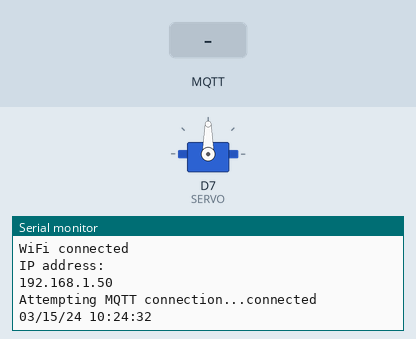
This sketch was run on a simulated Arduino MKR. Shown: servo, the last lines printed to the serial monitor. The test bench sets the inputs (shaded band). WiFi joins after 1.5 s; servers stay silent unless stated; network time is answered at once with the bench clock; the local clock reads 2024-03-15 10:24:30 at power-on unless the sketch sets it; no MQTT or app messages arrive unless stated.

Above: at 2.7 s.
2.8 s: MQTT message "1" arrives on the first subscribed topic
At 3.85 s:
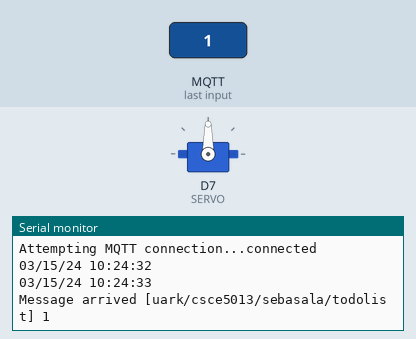
5.0 s: MQTT message "on" arrives on the first subscribed topic
At 6.0 s:
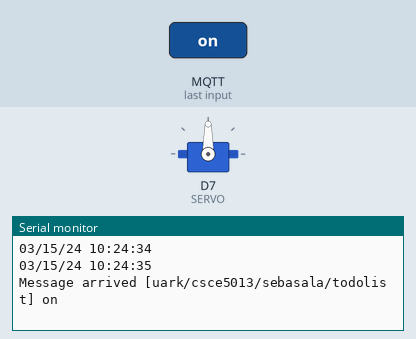
7.0 s: MQTT message "off" arrives on the first subscribed topic
At 7.85 s:
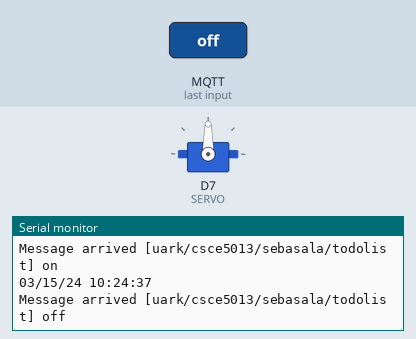
Timing chart, 0 to 10.0 s (numbered marks = the images above; inputs shaded):
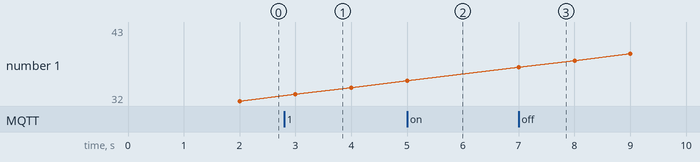

The sketch:

arduinoSketch.ino
```cpp
/*
  Basic WiFi MQTT example

  This sketch demonstrates the capabilities of the pubsub library in combination
  with the WiFi101 library.

  It connects to an MQTT server then:
  - publishes "hello world" to the topic "outTopic" every two seconds
  - subscribes to the topic "inTopic", printing out any messages
    it receives. NB - it assumes the received payloads are strings not binary
  - If the first character of the topic "inTopic" is an 1, switch ON the ESP Led,
    else switch it off

  It will reconnect to the server if the connection is lost using a blocking
  reconnect function. See the 'mqtt_reconnect_nonblocking' example for how to
  achieve the same result without blocking the main loop.


*/

#include <WiFi101.h>
#include <NTPClient.h>
#include <WiFiUdp.h>
#include <time.h>
#include <PubSubClient.h>
#include <Servo.h>
#include <LiquidCrystal.h>


#define LEAP_YEAR(Y)     ( (Y>0) && !(Y%4) && ( (Y%100) || !(Y%400) ) )

#define SERVO 7
#define USERNAME "sebasala"
#define TODOLIST_TOPIC "uark/csce5013/sebasala/todolist"


// Update these with values suitable for your network.
struct tm *info;
// char array and pointer to hold the string
// version of the date
char date_buf[80] = "";
char* date_buf_ptr = date_buf;


char ssid[] = "Suhail Basalama";
char password[] = "12345678";
int status = WL_IDLE_STATUS;
const char* mqtt_server = "thor.csce.uark.edu";

// Variables to save date and time
String formattedDate;
String dayStamp;
String timeStamp;

const int rs = 12, en = 11, d4 = 5, d5 = 4, d6 = 3, d7 = 2;
LiquidCrystal lcd(rs, en, d4, d5, d6, d7);
Servo servo;
//WIFI client
WiFiClient wifiClient;
// Define NTP Client to get time
WiFiUDP ntpUDP;
NTPClient timeClient(ntpUDP);
//MTTQ client
PubSubClient client(wifiClient);

typedef struct {
  char title[36];
  uint32_t due;
  uint16_t yellow;
  uint16_t red;
} toDoItem;

// Create a structure for your to-do list
// Contains:
// item_list -- length 5 array of to-do items
// list_length -- 8 bit unsigned integer
typedef struct {
  toDoItem item_list[5];
  uint8_t list_length;
} toDoList;


long lastMsg = 0;
char msg[50];
int value = 0;
long lastCheckConnected = -1000;

char lcd_message[] = "";

void setup() {
  Serial.begin(9600);
  while(!Serial);
  Serial.print("----Application Started----\n");
  servo.attach(SERVO);
    // set up the LCD's number of columns and rows:

  setup_wifi();
  client.setServer(mqtt_server, 1883);
  client.setCallback(callback);

  timeClient.begin();
  timeClient.setTimeOffset(-5*3600); //-5 hours GMT
}

void setup_wifi() {

  delay(10);
  // We start by connecting to a WiFi network
  Serial.println();
  Serial.print("Connecting to ");
  Serial.println(ssid);

  while (status != WL_CONNECTED) {
      status = WiFi.begin(ssid, password);
  }

  Serial.println("");
  Serial.println("WiFi connected");
  Serial.println("IP address: ");
  Serial.println(WiFi.localIP());
}

String getFormattedTime(unsigned long secs=0) {
  unsigned long rawTime = secs ? secs : timeClient.getEpochTime();
  unsigned long hours = (rawTime % 86400L) / 3600;
  String hoursStr = hours < 10 ? "0" + String(hours) : String(hours);

  unsigned long minutes = (rawTime % 3600) / 60;
  String minuteStr = minutes < 10 ? "0" + String(minutes) : String(minutes);

  unsigned long seconds = rawTime % 60;
  String secondStr = seconds < 10 ? "0" + String(seconds) : String(seconds);

  return hoursStr + ":" + minuteStr + ":" + secondStr;
}

String getFormattedDate(unsigned long secs=0) {
  unsigned long rawTime = (secs ? secs : timeClient.getEpochTime()) / 86400L;  // in days
  unsigned long days = 0, year = 1970;
  uint8_t month;
  static const uint8_t monthDays[]={31,28,31,30,31,30,31,31,30,31,30,31};

  while((days += (LEAP_YEAR(year) ? 366 : 365)) <= rawTime)
    year++;
  rawTime -= days - (LEAP_YEAR(year) ? 366 : 365); // now it is days in this year, starting at 0
  days=0;
  for (month=0; month<12; month++) {
    uint8_t monthLength;
    if (month==1) { // february
      monthLength = LEAP_YEAR(year) ? 29 : 28;
    } else {
      monthLength = monthDays[month];
    }
    if (rawTime < monthLength) break;
    rawTime -= monthLength;
  }

  String yearStr = String(year);
  char year19[5];
  strcpy(year19,yearStr.c_str());
  String monthStr = ++month < 10 ? "0" + String(month) : String(month); // jan is month 1
  String dayStr = ++rawTime < 10 ? "0" + String(rawTime) : String(rawTime); // day of month
  return monthStr + "/" + dayStr + "/" + &year19[2] + " " + getFormattedTime(secs ? secs : 0);
}

void callback(char* topic, byte* payload, unsigned int length) {
  Serial.print("Message arrived [");
  Serial.print(topic);
  Serial.print("] ");
  for (int i = 0; i < length; i++) {
    Serial.print((char)payload[i]);
  }
  Serial.println();

}

void reconnect() {
  // Loop until we're reconnected
  while (!client.connected()) {
    Serial.print("Attempting MQTT connection...");
    // Attempt to connect
    if (client.connect(USERNAME)) {
      Serial.println("connected");
      // Once connected, subscribe to input channel
      //client.subscribe(SUBSCRIBE_TOPIC);
      //client.publish(PUBLISH_TOPIC,USERNAME);
    } else {
      Serial.print("failed, rc=");
      Serial.print(client.state());
      Serial.println(" try again in 5 seconds");
      // Wait 5 seconds before retrying
      delay(5000);
    }
  }
}

void print_time(){
   //Convert time to a structure readable by time.h library
   time_t epoch = (time_t)timeClient.getEpochTime();
   //Populate the structure with the localtime
   info = localtime(&epoch);
   // Convert localtime to char buffer
   date_buf_ptr = asctime(info);
   // Print localtime
   Serial.println(date_buf_ptr);
}

void loop() {

   while(!timeClient.update()) {
    timeClient.forceUpdate();
  }

  if(millis() - lastCheckConnected >= 1000){
    if(!client.connected()) {
      reconnect();
      client.subscribe(TODOLIST_TOPIC);
    }
    client.loop();
    lastCheckConnected = millis();

  }

//  formattedDate = getFormattedDate();
   if(millis() %1000 == 1){
      Serial.println(getFormattedDate());
   }


}
```

Measured:
- after the input at 2.8 s, the serial monitor: prints a new line after 0.79 s (image 1)
- after the input at 5.0 s, the serial monitor: prints a new line after 0.59 s (image 2)
- after the input at 7.0 s, the serial monitor: prints a new line after 0.60 s (image 3)
